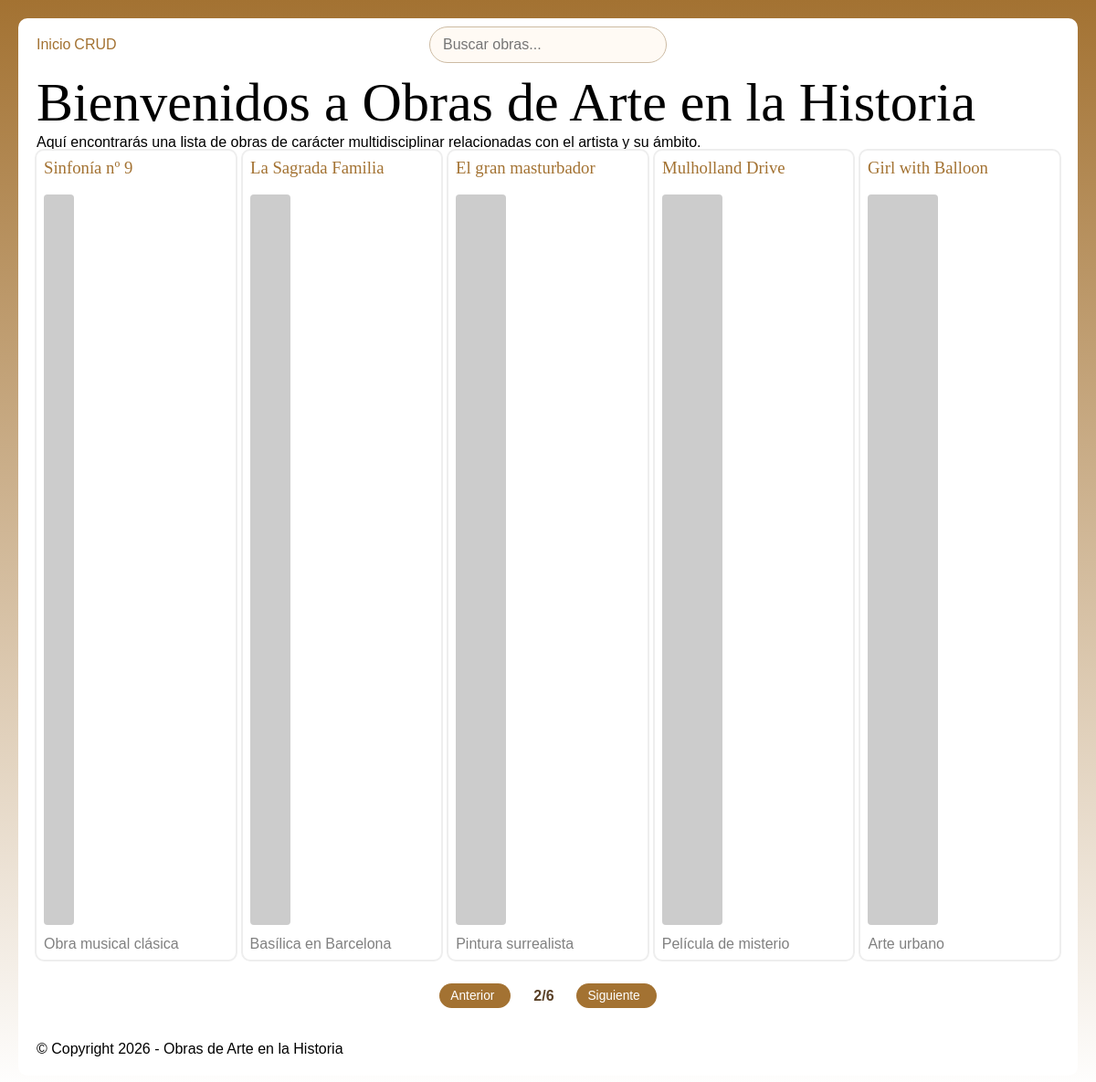
Screenshot of /index.php?pagina=2 with the database file from the repository.
### tables this page shows
CREATE TABLE `obras` (
  `id` int NOT NULL AUTO_INCREMENT,
  `titulo` varchar(255) NOT NULL,
  `año` int DEFAULT NULL,
  `descripcion` text,
  `imagen` varchar(255) DEFAULT NULL,
  PRIMARY KEY (`id`)
);

### functions.php (called while the page is built, shortened)
<?
function getheader()
{
    include __DIR__ . '/inc/header.php';
}
function getfooter()
{
    include __DIR__ . '/inc/footer.php';
}
function conn()
{
    $conn = new mysqli(SERV, USER, PASS, DBNM);
    $conn->set_charset("utf8mb4");
    return $conn;
}
function consulta($sql)
{
    $conn = conn();
    $result = $conn->query($sql);
    $data = [];
    if ($result->num_rows > 0) {
        while ($row = $result->fetch_assoc()) {
            $data[] = $row;
        }
    }
    return $data;
}

### index.php (the view, shortened to what this page needs)
<? require 'functions.php'?>
<h1>Bienvenidos a <?= TITLE?></h1>
<p>Aqu&iacute; encontrar&aacute;s una lista de obras de car&aacute;cter multidisciplinar relacionadas con el artista y su &aacute;mbito.</p>
<?php
    $obras_por_pagina = 5;
    $pagina_actual = isset($_GET['pagina']) ? (int) $_GET['pagina'] : 1;
    $total_obras_resultado = consulta("SELECT COUNT(*) AS total FROM obras");
    $total_obras = (int) $total_obras_resultado[0]['total'];
    $total_paginas = max(1, (int) ceil($total_obras / $obras_por_pagina));
    $offset = ($pagina_actual - 1) * $obras_por_pagina;
    $sql = "SELECT * FROM obras LIMIT $obras_por_pagina OFFSET $offset";
    $obras = consulta($sql);
?>
<ul class="galeria" id="lista-obras">
    <? foreach($obras as $obra):?>
        <li>
        <a href="infoObras.php?id=<?=$obra['id']?>">
            <h3 class="titulo-obra"><?=$obra['titulo']?></h3>
            <img src="<?=$obra['imagen']?>"/>
            <p><?=$obra['descripcion']?></p>
        </a>
        </li>
<? endforeach;?>
</ul>
<?php if ($total_paginas > 1): ?>
    <div class="paginacion-galeria">
        <?php if ($pagina_actual > 1): ?>
            <a class="btn" href="index.php?pagina=<?= $pagina_actual - 1 ?>">Anterior</a>
        <?php else: ?>
            <span class="btn btn-disabled">Anterior</span>
        <?php endif; ?>
        <span class="paginacion-indicador"><?= $pagina_actual ?>/<?= $total_paginas ?></span>
        <?php if ($pagina_actual < $total_paginas): ?>
            <a class="btn" href="index.php?pagina=<?= $pagina_actual + 1 ?>">Siguiente</a>
        <?php else: ?>
            <span class="btn btn-disabled">Siguiente</span>
        <?php endif; ?>
    </div>
<?php endif; ?>

### assets/css/style.css (style rules this page uses)
* { margin: 0; padding: 0; }
:root { --c1: var(--color-main); --cl: var(--color-light); --cd: var(--color-dark); --color-main: rgb(163, 114, 50); --color-secundary: rgb(173, 83, 50); --color-light: white; --color-dark: black; --ff: sans-serif; --ff2: monospace; --mxw: 1160px; }
*, *::before, *::after { box-sizing: border-box; }
html { font-family: sans-serif; padding: 20px; background: linear-gradient(var(--c1), var(--cl)); min-height: 100dvh; }
body { max-width: var(--mxw); margin: 0 auto; background: var(--cl); padding: 20px; border-radius: 10px; }
a { color: var(--c1); text-decoration: none; }
img { max-width: 100%; }
.galeria { list-style: none; padding-left: 0; flex-wrap: wrap; display: flex; gap: 8px; }
.galeria li { flex: 1 1 0; min-width: 190px; outline: solid #eee 2px; padding: 8px; border-radius: 8px; }
.galeria li h3 { font-size: 1.17em; white-space: nowrap; overflow: hidden; line-height: 1.2; height: 32px; display: flex; align-items: flex-start; width: 100%; margin: 0 0 8px 0; }
.galeria li img { aspect-ratio: 1/1; object-fit: cover; margin: 0 0 8px 0; border-radius: 4px; }
.galeria li p { color: grey; }
.paginacion-galeria { display: flex; justify-content: center; align-items: center; gap: 12px; margin-top: 20px; }
.paginacion-indicador { min-width: 48px; text-align: center; font-weight: 600; color: #5a4127; }
.btn, input[type="submit"] { background-color: var(--c1); padding: 6px 18px 6px 12px; text-align: center; display: inline-block; font-size: 0.86em; color: white; border-radius: 20px; margin: 6px 0; border: none; cursor: pointer; outline: solid 0px var(--c1); transition: .4s; }
img { opacity: 0; animation: fadeIn 1s ease forwards; animation-delay: 0.2s; }
*:not(a):not(input):not(button) { cursor: default; }
h1, h2, h3, h4, h5, h6 { font-family: "Libre Baskerville", serif !important; font-optical-sizing: auto; font-weight: 400; font-style: normal; }
h1 { font-size: clamp(2rem, 5vw, 6rem); }
h1, h2, h3, img, h1:nth-child(2n) { animation: reveal linear both; animation-timeline: view(); animation-range: entry 10% cover 35%; }

### rows the page displays
obras: titulo "Sinfonía nº 9", descripcion "Obra musical clásica"
obras: titulo "La Sagrada Familia", descripcion "Basílica en Barcelona"
obras: titulo "El gran masturbador", descripcion "Pintura surrealista"
obras: titulo "Mulholland Drive", descripcion "Película de misterio"
obras: titulo "Girl with Balloon", descripcion "Arte urbano"

### other values shown
TITLE "Obras de Arte en la Historia"
$pagina_actual "2"
$total_paginas "6"
